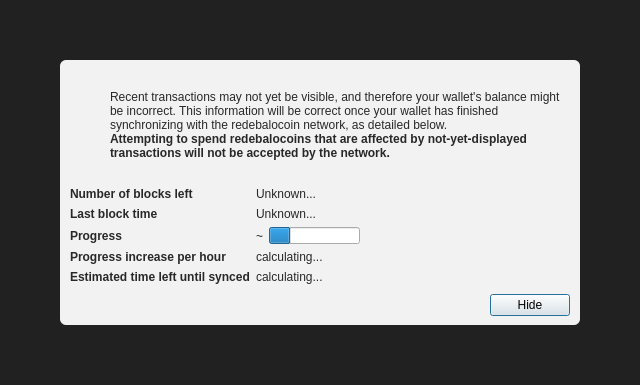
<?xml version="1.0" encoding="UTF-8"?>
<ui version="4.0">
 <class>ModalOverlay</class>
 <widget class="ModalOverlay" name="ModalOverlay">
  <property name="geometry">
   <rect>
    <x>0</x>
    <y>0</y>
    <width>640</width>
    <height>385</height>
   </rect>
  </property>
  <property name="windowTitle">
   <string>Form</string>
  </property>
  <layout class="QVBoxLayout" name="verticalLayout" stretch="0">
   <property name="sizeConstraint">
    <enum>QLayout::SetDefaultConstraint</enum>
   </property>
   <property name="leftMargin">
    <number>0</number>
   </property>
   <property name="topMargin">
    <number>0</number>
   </property>
   <property name="rightMargin">
    <number>0</number>
   </property>
   <property name="bottomMargin">
    <number>0</number>
   </property>
   <item>
    <widget class="QWidget" name="bgWidget" native="true">
     <property name="styleSheet">
      <string notr="true">#bgWidget { background: rgba(0,0,0,220); }</string>
     </property>
     <layout class="QVBoxLayout" name="verticalLayoutMain" stretch="1">
      <property name="leftMargin">
       <number>60</number>
      </property>
      <property name="topMargin">
       <number>60</number>
      </property>
      <property name="rightMargin">
       <number>60</number>
      </property>
      <property name="bottomMargin">
       <number>60</number>
      </property>
      <item>
       <widget class="QWidget" name="contentWidget" native="true">
        <property name="styleSheet">
         <string notr="true">#contentWidget { background: rgba(255,255,255,240); border-radius: 6px; }

QLabel { color: rgb(40,40,40);  }</string>
        </property>
        <layout class="QVBoxLayout" name="verticalLayoutSub" stretch="1,0,0,0">
         <property name="spacing">
          <number>0</number>
         </property>
         <property name="leftMargin">
          <number>10</number>
         </property>
         <property name="topMargin">
          <number>10</number>
         </property>
         <property name="rightMargin">
          <number>10</number>
         </property>
         <property name="bottomMargin">
          <number>10</number>
         </property>
         <item>
          <layout class="QHBoxLayout" name="horizontalLayoutIconText" stretch="0,1">
           <property name="topMargin">
            <number>20</number>
           </property>
           <item>
            <layout class="QVBoxLayout" name="verticalLayoutIcon">
             <property name="leftMargin">
              <number>0</number>
             </property>
             <item>
              <widget class="QPushButton" name="warningIcon">
               <property name="enabled">
                <bool>false</bool>
               </property>
               <property name="text">
                <string/>
               </property>
               <property name="icon">
                <iconset>
                 <normaloff>:/icons/warning</normaloff>
                 <disabledoff>:/icons/warning</disabledoff>:/icons/warning</iconset>
               </property>
               <property name="iconSize">
                <size>
                 <width>48</width>
                 <height>48</height>
                </size>
               </property>
               <property name="flat">
                <bool>true</bool>
               </property>
              </widget>
             </item>
             <item>
              <spacer name="verticalSpacerWarningIcon">
               <property name="orientation">
                <enum>Qt::Vertical</enum>
               </property>
               <property name="sizeHint" stdset="0">
                <size>
                 <width>20</width>
                 <height>40</height>
                </size>
               </property>
              </spacer>
             </item>
            </layout>
           </item>
           <item>
            <layout class="QVBoxLayout" name="verticalLayoutInfoText">
             <property name="leftMargin">
              <number>0</number>
             </property>
             <property name="topMargin">
              <number>0</number>
             </property>
             <item>
              <widget class="QLabel" name="infoText">
               <property name="text">
                <string>Recent transactions may not yet be visible, and therefore your wallet's balance might be incorrect. This information will be correct once your wallet has finished synchronizing with the redebalocoin network, as detailed below.</string>
               </property>
               <property name="textFormat">
                <enum>Qt::RichText</enum>
               </property>
               <property name="wordWrap">
                <bool>true</bool>
               </property>
              </widget>
             </item>
             <item>
              <widget class="QLabel" name="infoTextStrong">
               <property name="font">
                <font>
                 <weight>75</weight>
                 <bold>true</bold>
                </font>
               </property>
               <property name="text">
                <string>Attempting to spend redebalocoins that are affected by not-yet-displayed transactions will not be accepted by the network.</string>
               </property>
               <property name="textFormat">
                <enum>Qt::RichText</enum>
               </property>
               <property name="wordWrap">
                <bool>true</bool>
               </property>
              </widget>
             </item>
             <item>
              <spacer name="verticalSpacerInTextSpace">
               <property name="orientation">
                <enum>Qt::Vertical</enum>
               </property>
               <property name="sizeHint" stdset="0">
                <size>
                 <width>20</width>
                 <height>40</height>
                </size>
               </property>
              </spacer>
             </item>
            </layout>
           </item>
          </layout>
         </item>
         <item>
          <spacer name="verticalSpacerAfterText">
           <property name="orientation">
            <enum>Qt::Vertical</enum>
           </property>
           <property name="sizeHint" stdset="0">
            <size>
             <width>20</width>
             <height>40</height>
            </size>
           </property>
          </spacer>
         </item>
         <item>
          <layout class="QFormLayout" name="formLayout">
           <property name="fieldGrowthPolicy">
            <enum>QFormLayout::FieldsStayAtSizeHint</enum>
           </property>
           <property name="horizontalSpacing">
            <number>6</number>
           </property>
           <property name="verticalSpacing">
            <number>6</number>
           </property>
           <property name="topMargin">
            <number>10</number>
           </property>
           <item row="0" column="0">
            <widget class="QLabel" name="labelNumberOfBlocksLeft">
             <property name="font">
              <font>
               <weight>75</weight>
               <bold>true</bold>
              </font>
             </property>
             <property name="text">
              <string>Number of blocks left</string>
             </property>
            </widget>
           </item>
           <item row="0" column="1">
            <widget class="QLabel" name="numberOfBlocksLeft">
             <property name="text">
              <string>Unknown...</string>
             </property>
            </widget>
           </item>
           <item row="1" column="0">
            <widget class="QLabel" name="labelLastBlockTime">
             <property name="font">
              <font>
               <weight>75</weight>
               <bold>true</bold>
              </font>
             </property>
             <property name="text">
              <string>Last block time</string>
             </property>
            </widget>
           </item>
           <item row="1" column="1">
            <widget class="QLabel" name="newestBlockDate">
             <property name="sizePolicy">
              <sizepolicy hsizetype="Maximum" vsizetype="Preferred">
               <horstretch>0</horstretch>
               <verstretch>0</verstretch>
              </sizepolicy>
             </property>
             <property name="text">
              <string>Unknown...</string>
             </property>
            </widget>
           </item>
           <item row="2" column="0">
            <widget class="QLabel" name="labelSyncDone">
             <property name="font">
              <font>
               <weight>75</weight>
               <bold>true</bold>
              </font>
             </property>
             <property name="text">
              <string>Progress</string>
             </property>
            </widget>
           </item>
           <item row="2" column="1">
            <layout class="QHBoxLayout" name="horizontalLayoutSync" stretch="0,1">
             <item>
              <widget class="QLabel" name="percentageProgress">
               <property name="text">
                <string notr="true">~</string>
               </property>
              </widget>
             </item>
             <item>
              <widget class="QProgressBar" name="progressBar">
               <property name="value">
                <number>24</number>
               </property>
               <property name="format">
                <string/>
               </property>
              </widget>
             </item>
            </layout>
           </item>
           <item row="4" column="0">
            <widget class="QLabel" name="labelProgressIncrease">
             <property name="font">
              <font>
               <weight>75</weight>
               <bold>true</bold>
              </font>
             </property>
             <property name="text">
              <string>Progress increase per hour</string>
             </property>
            </widget>
           </item>
           <item row="4" column="1">
            <widget class="QLabel" name="progressIncreasePerH">
             <property name="text">
              <string>calculating...</string>
             </property>
            </widget>
           </item>
           <item row="5" column="0">
            <widget class="QLabel" name="labelEstimatedTimeLeft">
             <property name="font">
              <font>
               <weight>75</weight>
               <bold>true</bold>
              </font>
             </property>
             <property name="text">
              <string>Estimated time left until synced</string>
             </property>
            </widget>
           </item>
           <item row="5" column="1">
            <widget class="QLabel" name="expectedTimeLeft">
             <property name="text">
              <string>calculating...</string>
             </property>
            </widget>
           </item>
          </layout>
         </item>
         <item>
          <layout class="QHBoxLayout" name="horizontalLayoutButtons">
           <property name="leftMargin">
            <number>10</number>
           </property>
           <property name="topMargin">
            <number>10</number>
           </property>
           <item>
            <spacer name="horizontalSpacer">
             <property name="orientation">
              <enum>Qt::Horizontal</enum>
             </property>
             <property name="sizeHint" stdset="0">
              <size>
               <width>40</width>
               <height>20</height>
              </size>
             </property>
            </spacer>
           </item>
           <item>
            <widget class="QPushButton" name="closeButton">
             <property name="text">
              <string>Hide</string>
             </property>
             <property name="focusPolicy">
              <enum>Qt::StrongFocus</enum>
             </property>
             <property name="default">
              <bool>true</bool>
             </property>
            </widget>
           </item>
          </layout>
         </item>
        </layout>
       </widget>
      </item>
     </layout>
    </widget>
   </item>
  </layout>
 </widget>
 <customwidgets>
  <customwidget>
   <class>ModalOverlay</class>
   <extends>QWidget</extends>
   <header>qt/modaloverlay.h</header>
   <container>1</container>
  </customwidget>
 </customwidgets>
 <resources/>
 <connections/>
</ui>
